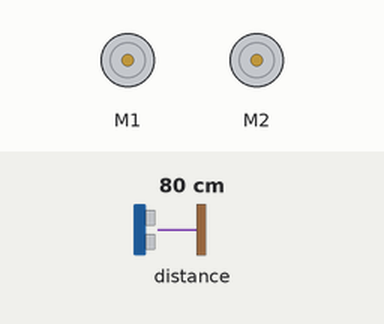
A sketch run on a simulated Arduino Leonardo, built with avr-gcc and run on an emulated ATmega32U4. Shown: 2 × DC motor (green arrow = forward, orange = backward, longer = faster). The inputs (shaded band) are chosen by the test bench; at power-on: distance to the obstacle 80 cm.

Above: at 1.2 s.
1.3 s: distance to the obstacle set to 59 cm
2.8 s: distance to the obstacle set to 53 cm
At 3.9 s:
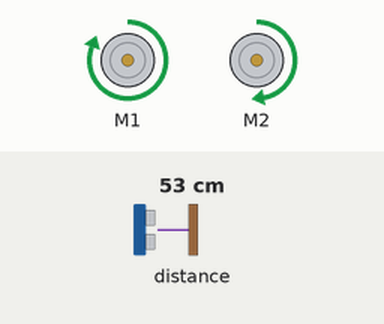
4.3 s: distance to the obstacle set to 60 cm
At 4.9 s:
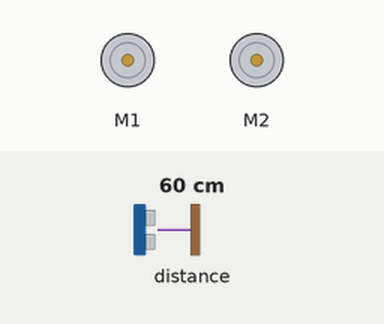
5.8 s: distance to the obstacle set to 2 cm
At 6.2 s:
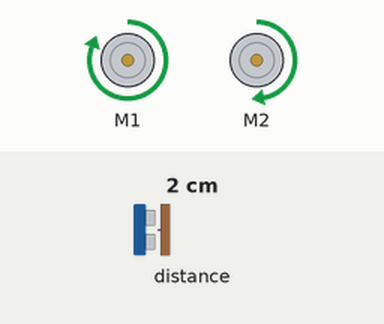
Timing chart, 0 to 8.3 s (numbered marks = the images above; inputs shaded):
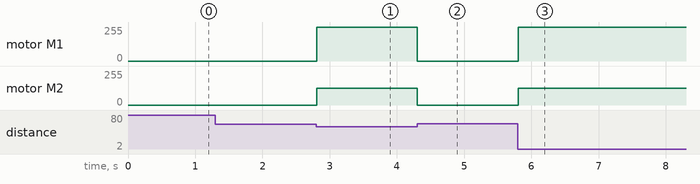

Measured:
- the behaviour switches between 56 and 55 cm on distance to the obstacle (found by bisection; images 0 and 1)
- after the input at 1.3 s, every drawn part: stays the same
- after the input at 2.8 s, motor M1: stopped → forward 255/255 at once; motor M2: stopped → forward 127/255 at once
- after the input at 4.3 s, motor M1: forward 255/255 → stopped at once; motor M2: forward 127/255 → stopped at once
- after the input at 5.8 s, motor M1: stopped → forward 255/255 at once; motor M2: stopped → forward 127/255 at once

The sketch:

ZumoAvoidTarget.ino
```cpp
/*
 * Zumo Avoid Target
 *
 * Use the active proximity sensors to turn away from a target
 *
 */

#include <Wire.h>
#include <Zumo32U4.h>

Zumo32U4Motors motors;
Zumo32U4ProximitySensors proxSensors;

const byte LeftDetect = 0x08;
const byte LeftCenterDetect = 0x04;
const byte RightCenterDetect = 0x02;
const byte RightDetect = 0x01;
const byte NoDetect = 0x00;

const unsigned int LeftMotorIndex = 1;
const unsigned int RightMotorIndex = 0;
const unsigned int DelayIndex = 2;

int16_t MoveTable[16][3];

void defineMove(unsigned int index, uint16_t left, uint16_t right, uint16_t delay) {
  MoveTable[index][RightMotorIndex] = right;
  MoveTable[index][LeftMotorIndex] = left;
  MoveTable[index][DelayIndex] = delay;
}

void initMoveTable() {
  // LLRR   , Left, Right, Delay
  //  CC
  defineMove(0b0000,    0,    0, 10);
  defineMove(0b0001,  200,  400, 10);
  defineMove(0b0010,  200,  400, 10);
  defineMove(0b0011,  200,  400, 10);
  defineMove(0b0100,  400,  200, 10);
  defineMove(0b0101,  400,  200, 10);
  defineMove(0b0110,  400,  200, 10);
  defineMove(0b0111,  200,  400, 10);
  defineMove(0b1000,  400,  200, 10);
  defineMove(0b1001,  400,  400, 10);
  defineMove(0b1010,  200,  400, 10);
  defineMove(0b1011,  200,  400, 10);
  defineMove(0b1100,  400,  200, 10);
  defineMove(0b1101,  400,  200, 10);
  defineMove(0b1110,  400,  200, 10);
  defineMove(0b1111,  400, -400, 10);
}

byte decodeSensor() {
  byte result = 0;

  // converts proximity sensor readings to a value
  // between 0 and 7, bit mapped as
  // 2 1 0
  // | | |
  // | | +-- Right
  // | +---- Center
  // +------ Left


  proxSensors.read();

  result |= (proxSensors.countsLeftWithLeftLeds() > 0) ? LeftDetect : 0;
  result |= (proxSensors.countsFrontWithLeftLeds() > 0) ? LeftCenterDetect : 0;
  result |= (proxSensors.countsFrontWithRightLeds() > 0) ? RightCenterDetect : 0;
  result |= (proxSensors.countsRightWithRightLeds() > 0) ? RightDetect : 0;

  return(result);
}

void setup() {
  proxSensors.initThreeSensors();
  // In a small ring, using low settings seems to work best
  // otherwise, the robot will respond to objects or people outside
  // the ring.
  uint16_t levels[] = {4, 15}; //, 32, 55, 85, 120 };
  proxSensors.setBrightnessLevels(levels, sizeof(levels)/2);

  motors.setSpeeds(0, 0);

  initMoveTable();
}

void loop() {
  static unsigned long loopTimer = 0;
  unsigned long now = millis();
  unsigned int move;

  if (now >= loopTimer) {
    move = decodeSensor();
    motors.setSpeeds(MoveTable[move][LeftMotorIndex], MoveTable[move][RightMotorIndex]);
    loopTimer = now + (unsigned long)MoveTable[move][DelayIndex];
  }
}
```
